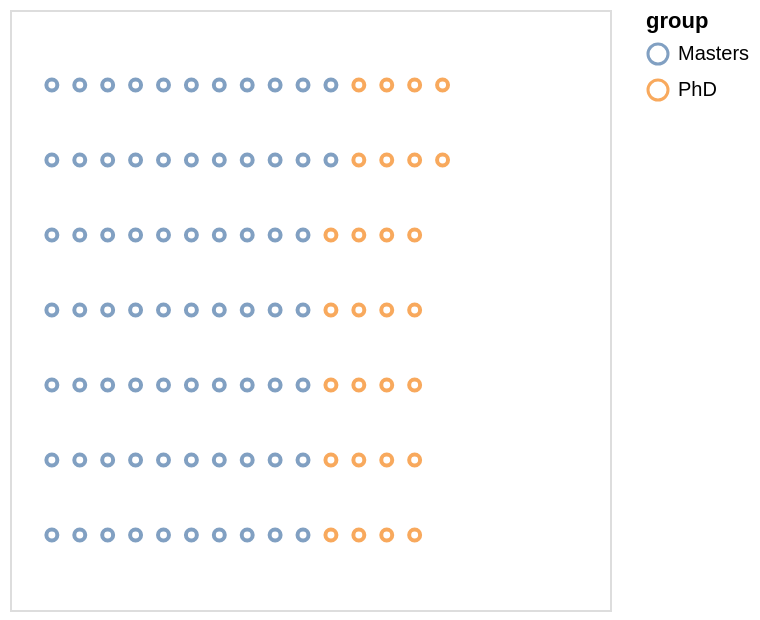

Describe this chart as a Vega-Lite specification.
### Vega-Lite specification from a JSON file in a GitHub repository (floating-point values rounded to 4 significant figures)
{"$schema": "https://vega.github.io/schema/vega-lite/v4.json", "data": {"values": [{"y": 7, "x": 1, "group": "Masters", "width": 16, "offset": 0, "id": 1, "time": 2, ".id": 1, ".phase": "raw", ".frame": 2}, {"y": 6, "x": 1, "group": "Masters", "width": 16, "offset": 0, "id": 2, "time": 2, ".id": 2, ".phase": "raw", ".frame": 2}, {"y": 5, "x": 1, "group": "Masters", "width": 16, "offset": 0, "id": 3, "time": 2, ".id": 3, ".phase": "raw", ".frame": 2}, {"y": 4, "x": 1, "group": "Masters", "width": 16, "offset": 0, "id": 4, "time": 2, ".id": 4, ".phase": "raw", ".frame": 2}, {"y": 3, "x": 1, "group": "Masters", "width": 16, "offset": 0, "id": 5, "time": 2, ".id": 5, ".phase": "raw", ".frame": 2}, {"y": 2, "x": 1, "group": "Masters", "width": 16, "offset": 0, "id": 6, "time": 2, ".id": 6, ".phase": "raw", ".frame": 2}, {"y": 1, "x": 1, "group": "Masters", "width": 16, "offset": 0, "id": 7, "time": 2, ".id": 7, ".phase": "raw", ".frame": 2}, {"y": 7, "x": 2, "group": "Masters", "width": 16, "offset": 0, "id": 8, "time": 2, ".id": 8, ".phase": "raw", ".frame": 2}, {"y": 6, "x": 2, "group": "Masters", "width": 16, "offset": 0, "id": 9, "time": 2, ".id": 9, ".phase": "raw", ".frame": 2}, {"y": 5, "x": 2, "group": "Masters", "width": 16, "offset": 0, "id": 10, "time": 2, ".id": 10, ".phase": "raw", ".frame": 2}, {"y": 4, "x": 2, "group": "Masters", "width": 16, "offset": 0, "id": 11, "time": 2, ".id": 11, ".phase": "raw", ".frame": 2}, {"y": 3, "x": 2, "group": "Masters", "width": 16, "offset": 0, "id": 12, "time": 2, ".id": 12, ".phase": "raw", ".frame": 2}, {"y": 2, "x": 2, "group": "Masters", "width": 16, "offset": 0, "id": 13, "time": 2, ".id": 13, ".phase": "raw", ".frame": 2}, {"y": 1, "x": 2, "group": "Masters", "width": 16, "offset": 0, "id": 14, "time": 2, ".id": 14, ".phase": "raw", ".frame": 2}, {"y": 7, "x": 3, "group": "Masters", "width": 16, "offset": 0, "id": 15, "time": 2, ".id": 15, ".phase": "raw", ".frame": 2}, {"y": 6, "x": 3, "group": "Masters", "width": 16, "offset": 0, "id": 16, "time": 2, ".id": 16, ".phase": "raw", ".frame": 2}, {"y": 5, "x": 3, "group": "Masters", "width": 16, "offset": 0, "id": 17, "time": 2, ".id": 17, ".phase": "raw", ".frame": 2}, {"y": 4, "x": 3, "group": "Masters", "width": 16, "offset": 0, "id": 18, "time": 2, ".id": 18, ".phase": "raw", ".frame": 2}, {"y": 3, "x": 3, "group": "Masters", "width": 16, "offset": 0, "id": 19, "time": 2, ".id": 19, ".phase": "raw", ".frame": 2}, {"y": 2, "x": 3, "group": "Masters", "width": 16, "offset": 0, "id": 20, "time": 2, ".id": 20, ".phase": "raw", ".frame": 2}, {"y": 1, "x": 3, "group": "Masters", "width": 16, "offset": 0, "id": 21, "time": 2, ".id": 21, ".phase": "raw", ".frame": 2}, {"y": 7, "x": 4, "group": "Masters", "width": 16, "offset": 0, "id": 22, "time": 2, ".id": 22, ".phase": "raw", ".frame": 2}, {"y": 6, "x": 4, "group": "Masters", "width": 16, "offset": 0, "id": 23, "time": 2, ".id": 23, ".phase": "raw", ".frame": 2}, {"y": 5, "x": 4, "group": "Masters", "width": 16, "offset": 0, "id": 24, "time": 2, ".id": 24, ".phase": "raw", ".frame": 2}, {"y": 4, "x": 4, "group": "Masters", "width": 16, "offset": 0, "id": 25, "time": 2, ".id": 25, ".phase": "raw", ".frame": 2}, {"y": 3, "x": 4, "group": "Masters", "width": 16, "offset": 0, "id": 26, "time": 2, ".id": 26, ".phase": "raw", ".frame": 2}, {"y": 2, "x": 4, "group": "Masters", "width": 16, "offset": 0, "id": 27, "time": 2, ".id": 27, ".phase": "raw", ".frame": 2}, {"y": 1, "x": 4, "group": "Masters", "width": 16, "offset": 0, "id": 28, "time": 2, ".id": 28, ".phase": "raw", ".frame": 2}, {"y": 7, "x": 5, "group": "Masters", "width": 16, "offset": 0, "id": 29, "time": 2, ".id": 29, ".phase": "raw", ".frame": 2}, {"y": 6, "x": 5, "group": "Masters", "width": 16, "offset": 0, "id": 30, "time": 2, ".id": 30, ".phase": "raw", ".frame": 2}, {"y": 5, "x": 5, "group": "Masters", "width": 16, "offset": 0, "id": 31, "time": 2, ".id": 31, ".phase": "raw", ".frame": 2}, {"y": 4, "x": 5, "group": "Masters", "width": 16, "offset": 0, "id": 32, "time": 2, ".id": 32, ".phase": "raw", ".frame": 2}, {"y": 3, "x": 5, "group": "Masters", "width": 16, "offset": 0, "id": 33, "time": 2, ".id": 33, ".phase": "raw", ".frame": 2}, {"y": 2, "x": 5, "group": "Masters", "width": 16, "offset": 0, "id": 34, "time": 2, ".id": 34, ".phase": "raw", ".frame": 2}, {"y": 1, "x": 5, "group": "Masters", "width": 16, "offset": 0, "id": 35, "time": 2, ".id": 35, ".phase": "raw", ".frame": 2}, {"y": 7, "x": 6, "group": "Masters", "width": 16, "offset": 0, "id": 36, "time": 2, ".id": 36, ".phase": "raw", ".frame": 2}, {"y": 6, "x": 6, "group": "Masters", "width": 16, "offset": 0, "id": 37, "time": 2, ".id": 37, ".phase": "raw", ".frame": 2}, {"y": 5, "x": 6, "group": "Masters", "width": 16, "offset": 0, "id": 38, "time": 2, ".id": 38, ".phase": "raw", ".frame": 2}, {"y": 4, "x": 6, "group": "Masters", "width": 16, "offset": 0, "id": 39, "time": 2, ".id": 39, ".phase": "raw", ".frame": 2}, {"y": 3, "x": 6, "group": "Masters", "width": 16, "offset": 0, "id": 40, "time": 2, ".id": 40, ".phase": "raw", ".frame": 2}, {"y": 2, "x": 6, "group": "Masters", "width": 16, "offset": 0, "id": 41, "time": 2, ".id": 41, ".phase": "raw", ".frame": 2}, {"y": 1, "x": 6, "group": "Masters", "width": 16, "offset": 0, "id": 42, "time": 2, ".id": 42, ".phase": "raw", ".frame": 2}, {"y": 7, "x": 7, "group": "Masters", "width": 16, "offset": 0, "id": 43, "time": 2, ".id": 43, ".phase": "raw", ".frame": 2}, {"y": 6, "x": 7, "group": "Masters", "width": 16, "offset": 0, "id": 44, "time": 2, ".id": 44, ".phase": "raw", ".frame": 2}, {"y": 5, "x": 7, "group": "Masters", "width": 16, "offset": 0, "id": 45, "time": 2, ".id": 45, ".phase": "raw", ".frame": 2}, {"y": 4, "x": 7, "group": "Masters", "width": 16, "offset": 0, "id": 46, "time": 2, ".id": 46, ".phase": "raw", ".frame": 2}, {"y": 3, "x": 7, "group": "Masters", "width": 16, "offset": 0, "id": 47, "time": 2, ".id": 47, ".phase": "raw", ".frame": 2}, {"y": 2, "x": 7, "group": "Masters", "width": 16, "offset": 0, "id": 48, "time": 2, ".id": 48, ".phase": "raw", ".frame": 2}, {"y": 1, "x": 7, "group": "Masters", "width": 16, "offset": 0, "id": 49, "time": 2, ".id": 49, ".phase": "raw", ".frame": 2}, {"y": 7, "x": 8, "group": "Masters", "width": 16, "offset": 0, "id": 50, "time": 2, ".id": 50, ".phase": "raw", ".frame": 2}, {"y": 6, "x": 8, "group": "Masters", "width": 16, "offset": 0, "id": 51, "time": 2, ".id": 51, ".phase": "raw", ".frame": 2}, {"y": 5, "x": 8, "group": "Masters", "width": 16, "offset": 0, "id": 52, "time": 2, ".id": 52, ".phase": "raw", ".frame": 2}, {"y": 4, "x": 8, "group": "Masters", "width": 16, "offset": 0, "id": 53, "time": 2, ".id": 53, ".phase": "raw", ".frame": 2}, {"y": 3, "x": 8, "group": "Masters", "width": 16, "offset": 0, "id": 54, "time": 2, ".id": 54, ".phase": "raw", ".frame": 2}, {"y": 2, "x": 8, "group": "Masters", "width": 16, "offset": 0, "id": 55, "time": 2, ".id": 55, ".phase": "raw", ".frame": 2}, {"y": 1, "x": 8, "group": "Masters", "width": 16, "offset": 0, "id": 56, "time": 2, ".id": 56, ".phase": "raw", ".frame": 2}, {"y": 7, "x": 9, "group": "Masters", "width": 16, "offset": 0, "id": 57, "time": 2, ".id": 57, ".phase": "raw", ".frame": 2}, {"y": 6, "x": 9, "group": "Masters", "width": 16, "offset": 0, "id": 58, "time": 2, ".id": 58, ".phase": "raw", ".frame": 2}, {"y": 5, "x": 9, "group": "Masters", "width": 16, "offset": 0, "id": 59, "time": 2, ".id": 59, ".phase": "raw", ".frame": 2}, {"y": 4, "x": 9, "group": "Masters", "width": 16, "offset": 0, "id": 60, "time": 2, ".id": 60, ".phase": "raw", ".frame": 2}, {"y": 3, "x": 9, "group": "Masters", "width": 16, "offset": 0, "id": 61, "time": 2, ".id": 61, ".phase": "raw", ".frame": 2}, {"y": 2, "x": 9, "group": "Masters", "width": 16, "offset": 0, "id": 62, "time": 2, ".id": 62, ".phase": "raw", ".frame": 2}, {"y": 1, "x": 9, "group": "Masters", "width": 16, "offset": 0, "id": 63, "time": 2, ".id": 63, ".phase": "raw", ".frame": 2}, {"y": 7, "x": 10, "group": "Masters", "width": 16, "offset": 0, "id": 64, "time": 2, ".id": 64, ".phase": "raw", ".frame": 2}, {"y": 6, "x": 10, "group": "Masters", "width": 16, "offset": 0, "id": 65, "time": 2, ".id": 65, ".phase": "raw", ".frame": 2}, {"y": 5, "x": 10, "group": "Masters", "width": 16, "offset": 0, "id": 66, "time": 2, ".id": 66, ".phase": "raw", ".frame": 2}, {"y": 4, "x": 10, "group": "Masters", "width": 16, "offset": 0, "id": 67, "time": 2, ".id": 67, ".phase": "raw", ".frame": 2}, {"y": 3, "x": 10, "group": "Masters", "width": 16, "offset": 0, "id": 68, "time": 2, ".id": 68, ".phase": "raw", ".frame": 2}, {"y": 2, "x": 10, "group": "Masters", "width": 16, "offset": 0, "id": 69, "time": 2, ".id": 69, ".phase": "raw", ".frame": 2}, {"y": 1, "x": 10, "group": "Masters", "width": 16, "offset": 0, "id": 70, "time": 2, ".id": 70, ".phase": "raw", ".frame": 2}, {"y": 7, "x": 11, "group": "Masters", "width": 16, "offset": 0, "id": 71, "time": 2, ".id": 71, ".phase": "raw", ".frame": 2}, {"y": 6, "x": 11, "group": "Masters", "width": 16, "offset": 0, "id": 72, "time": 2, ".id": 72, ".phase": "raw", ".frame": 2}, {"y": 5, "x": 11, "group": "PhD", "width": 16, "offset": 0, "id": 73, "time": 2, ".id": 73, ".phase": "raw", ".frame": 2}, {"y": 4, "x": 11, "group": "PhD", "width": 16, "offset": 0, "id": 74, "time": 2, ".id": 74, ".phase": "raw", ".frame": 2}, {"y": 3, "x": 11, "group": "PhD", "width": 16, "offset": 0, "id": 75, "time": 2, ".id": 75, ".phase": "raw", ".frame": 2}, {"y": 2, "x": 11, "group": "PhD", "width": 16, "offset": 0, "id": 76, "time": 2, ".id": 76, ".phase": "raw", ".frame": 2}, {"y": 1, "x": 11, "group": "PhD", "width": 16, "offset": 0, "id": 77, "time": 2, ".id": 77, ".phase": "raw", ".frame": 2}, {"y": 7, "x": 12, "group": "PhD", "width": 16, "offset": 0, "id": 78, "time": 2, ".id": 78, ".phase": "raw", ".frame": 2}, {"y": 6, "x": 12, "group": "PhD", "width": 16, "offset": 0, "id": 79, "time": 2, ".id": 79, ".phase": "raw", ".frame": 2}, {"y": 5, "x": 12, "group": "PhD", "width": 16, "offset": 0, "id": 80, "time": 2, ".id": 80, ".phase": "raw", ".frame": 2}, {"y": 4, "x": 12, "group": "PhD", "width": 16, "offset": 0, "id": 81, "time": 2, ".id": 81, ".phase": "raw", ".frame": 2}, {"y": 3, "x": 12, "group": "PhD", "width": 16, "offset": 0, "id": 82, "time": 2, ".id": 82, ".phase": "raw", ".frame": 2}, {"y": 2, "x": 12, "group": "PhD", "width": 16, "offset": 0, "id": 83, "time": 2, ".id": 83, ".phase": "raw", ".frame": 2}, {"y": 1, "x": 12, "group": "PhD", "width": 16, "offset": 0, "id": 84, "time": 2, ".id": 84, ".phase": "raw", ".frame": 2}, {"y": 7, "x": 13, "group": "PhD", "width": 16, "offset": 0, "id": 85, "time": 2, ".id": 85, ".phase": "raw", ".frame": 2}, {"y": 6, "x": 13, "group": "PhD", "width": 16, "offset": 0, "id": 86, "time": 2, ".id": 86, ".phase": "raw", ".frame": 2}, {"y": 5, "x": 13, "group": "PhD", "width": 16, "offset": 0, "id": 87, "time": 2, ".id": 87, ".phase": "raw", ".frame": 2}, {"y": 4, "x": 13, "group": "PhD", "width": 16, "offset": 0, "id": 88, "time": 2, ".id": 88, ".phase": "raw", ".frame": 2}, {"y": 3, "x": 13, "group": "PhD", "width": 16, "offset": 0, "id": 89, "time": 2, ".id": 89, ".phase": "raw", ".frame": 2}, {"y": 2, "x": 13, "group": "PhD", "width": 16, "offset": 0, "id": 90, "time": 2, ".id": 90, ".phase": "raw", ".frame": 2}, {"y": 1, "x": 13, "group": "PhD", "width": 16, "offset": 0, "id": 91, "time": 2, ".id": 91, ".phase": "raw", ".frame": 2}, {"y": 7, "x": 14, "group": "PhD", "width": 16, "offset": 0, "id": 92, "time": 2, ".id": 92, ".phase": "raw", ".frame": 2}, {"y": 6, "x": 14, "group": "PhD", "width": 16, "offset": 0, "id": 93, "time": 2, ".id": 93, ".phase": "raw", ".frame": 2}, {"y": 5, "x": 14, "group": "PhD", "width": 16, "offset": 0, "id": 94, "time": 2, ".id": 94, ".phase": "raw", ".frame": 2}, {"y": 4, "x": 14, "group": "PhD", "width": 16, "offset": 0, "id": 95, "time": 2, ".id": 95, ".phase": "raw", ".frame": 2}, {"y": 3, "x": 14, "group": "PhD", "width": 16, "offset": 0, "id": 96, "time": 2, ".id": 96, ".phase": "raw", ".frame": 2}, {"y": 2, "x": 14, "group": "PhD", "width": 16, "offset": 0, "id": 97, "time": 2, ".id": 97, ".phase": "raw", ".frame": 2}, {"y": 1, "x": 14, "group": "PhD", "width": 16, "offset": 0, "id": 98, "time": 2, ".id": 98, ".phase": "raw", ".frame": 2}, {"y": 7, "x": 15, "group": "PhD", "width": 16, "offset": 0, "id": 99, "time": 2, ".id": 99, ".phase": "raw", ".frame": 2}, {"y": 6, "x": 15, "group": "PhD", "width": 16, "offset": 0, "id": 100, "time": 2, ".id": 100, ".phase": "raw", ".frame": 2}]}, "mark": "point", "encoding": {"x": {"field": "x", "type": "quantitative", "scale": {"type": "linear", "domain": [-0.5, 21]}, "axis": null}, "y": {"field": "y", "type": "quantitative", "scale": {"type": "linear", "domain": [0, 8]}, "axis": null}, "color": {"field": "group", "type": "nominal"}}}
